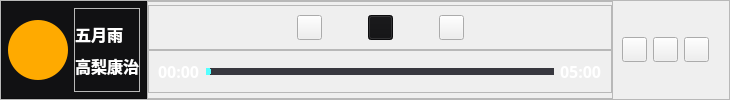
         <widget class="QFrame" name="frame_9">
          <property name="styleSheet">
           <string notr="true">#frame_9{
	border-bottom-right-radius: 22;
}
QPushButton:hover{
	margin: 1px;
}</string>
          </property>
          <property name="frameShape">
           <enum>QFrame::StyledPanel</enum>
          </property>
          <property name="frameShadow">
           <enum>QFrame::Raised</enum>
          </property>
          <layout class="QHBoxLayout" name="horizontalLayout_7">
           <property name="spacing">
            <number>0</number>
           </property>
           <property name="leftMargin">
            <number>0</number>
           </property>
           <property name="topMargin">
            <number>0</number>
           </property>
           <property name="bottomMargin">
            <number>0</number>
           </property>
           <item alignment="Qt::AlignLeft">
            <widget class="QFrame" name="frame_10">
             <property name="styleSheet">
              <string notr="true">#frame_10{
	
	background-color: rgb(17, 17, 19);
}</string>
             </property>
             <property name="frameShape">
              <enum>QFrame::StyledPanel</enum>
             </property>
             <property name="frameShadow">
              <enum>QFrame::Raised</enum>
             </property>
             <layout class="QHBoxLayout" name="horizontalLayout_8">
              <property name="leftMargin">
               <number>6</number>
              </property>
              <property name="topMargin">
               <number>6</number>
              </property>
              <property name="rightMargin">
               <number>6</number>
              </property>
              <property name="bottomMargin">
               <number>6</number>
              </property>
              <item>
               <widget class="QPushButton" name="pushButton_5">
                <property name="minimumSize">
                 <size>
                  <width>60</width>
                  <height>60</height>
                 </size>
                </property>
                <property name="maximumSize">
                 <size>
                  <width>60</width>
                  <height>60</height>
                 </size>
                </property>
                <property name="styleSheet">
                 <string notr="true">#pushButton_5{
	border-radius: 30px;
	
	background-color: rgb(255, 170, 0);
	
	
	border-image: url(:/icon/image/鸣人.jpg);
}
QPushButton:hover{
	margin: 0px;
}</string>
                </property>
                <property name="text">
                 <string/>
                </property>
               </widget>
              </item>
              <item alignment="Qt::AlignLeft">
               <widget class="QFrame" name="frame_13">
                <property name="frameShape">
                 <enum>QFrame::StyledPanel</enum>
                </property>
                <property name="frameShadow">
                 <enum>QFrame::Raised</enum>
                </property>
                <layout class="QVBoxLayout" name="verticalLayout_3">
                 <property name="spacing">
                  <number>0</number>
                 </property>
                 <property name="leftMargin">
                  <number>0</number>
                 </property>
                 <property name="topMargin">
                  <number>9</number>
                 </property>
                 <property name="rightMargin">
                  <number>0</number>
                 </property>
                 <property name="bottomMargin">
                  <number>9</number>
                 </property>
                 <item alignment="Qt::AlignLeft">
                  <widget class="QLabel" name="label">
                   <property name="font">
                    <font>
                     <family>华文楷体</family>
                     <pointsize>12</pointsize>
                     <weight>75</weight>
                     <bold>true</bold>
                    </font>
                   </property>
                   <property name="styleSheet">
                    <string notr="true">color: rgb(255, 255, 255);</string>
                   </property>
                   <property name="text">
                    <string>五月雨</string>
                   </property>
                  </widget>
                 </item>
                 <item>
                  <widget class="QLabel" name="label_2">
                   <property name="font">
                    <font>
                     <family>华文楷体</family>
                     <pointsize>12</pointsize>
                     <weight>75</weight>
                     <bold>true</bold>
                    </font>
                   </property>
                   <property name="styleSheet">
                    <string notr="true">color: rgb(255, 255, 255);</string>
                   </property>
                   <property name="text">
                    <string>高梨康治</string>
                   </property>
                  </widget>
                 </item>
                </layout>
               </widget>
              </item>
             </layout>
            </widget>
           </item>
           <item>
            <widget class="QFrame" name="frame_11">
             <property name="styleSheet">
              <string notr="true"/>
             </property>
             <property name="frameShape">
              <enum>QFrame::StyledPanel</enum>
             </property>
             <property name="frameShadow">
              <enum>QFrame::Raised</enum>
             </property>
             <layout class="QVBoxLayout" name="verticalLayout_4">
              <property name="spacing">
               <number>0</number>
              </property>
              <property name="leftMargin">
               <number>0</number>
              </property>
              <property name="topMargin">
               <number>0</number>
              </property>
              <property name="rightMargin">
               <number>0</number>
              </property>
              <property name="bottomMargin">
               <number>0</number>
              </property>
              <item alignment="Qt::AlignBottom">
               <widget class="QFrame" name="frame_15">
                <property name="frameShape">
                 <enum>QFrame::StyledPanel</enum>
                </property>
                <property name="frameShadow">
                 <enum>QFrame::Raised</enum>
                </property>
                <layout class="QHBoxLayout" name="horizontalLayout_9" stretch="1,2,0,2,0,2,1">
                 <item>
                  <spacer name="horizontalSpacer">
                   <property name="orientation">
                    <enum>Qt::Horizontal</enum>
                   </property>
                   <property name="sizeHint" stdset="0">
                    <size>
                     <width>40</width>
                     <height>20</height>
                    </size>
                   </property>
                  </spacer>
                 </item>
                 <item>
                  <widget class="QPushButton" name="pushButton_8">
                   <property name="minimumSize">
                    <size>
                     <width>25</width>
                     <height>25</height>
                    </size>
                   </property>
                   <property name="maximumSize">
                    <size>
                     <width>25</width>
                     <height>25</height>
                    </size>
                   </property>
                   <property name="styleSheet">
                    <string notr="true">border-image: url(:/icon/image/上一曲_go-start.png);</string>
                   </property>
                   <property name="text">
                    <string/>
                   </property>
                  </widget>
                 </item>
                 <item>
                  <spacer name="horizontalSpacer_3">
                   <property name="orientation">
                    <enum>Qt::Horizontal</enum>
                   </property>
                   <property name="sizeHint" stdset="0">
                    <size>
                     <width>40</width>
                     <height>20</height>
                    </size>
                   </property>
                  </spacer>
                 </item>
                 <item alignment="Qt::AlignBottom">
                  <widget class="QPushButton" name="pushButton_6">
                   <property name="minimumSize">
                    <size>
                     <width>25</width>
                     <height>25</height>
                    </size>
                   </property>
                   <property name="maximumSize">
                    <size>
                     <width>25</width>
                     <height>25</height>
                    </size>
                   </property>
                   <property name="styleSheet">
                    <string notr="true">background-color: rgb(17, 17, 19);</string>
                   </property>
                   <property name="text">
                    <string/>
                   </property>
                   <property name="icon">
                    <iconset resource="icon.qrc">
                     <normaloff>:/icon/image/播放_play.png</normaloff>:/icon/image/播放_play.png</iconset>
                   </property>
                   <property name="iconSize">
                    <size>
                     <width>25</width>
                     <height>25</height>
                    </size>
                   </property>
                  </widget>
                 </item>
                 <item>
                  <spacer name="horizontalSpacer_4">
                   <property name="orientation">
                    <enum>Qt::Horizontal</enum>
                   </property>
                   <property name="sizeHint" stdset="0">
                    <size>
                     <width>40</width>
                     <height>20</height>
                    </size>
                   </property>
                  </spacer>
                 </item>
                 <item>
                  <widget class="QPushButton" name="pushButton_7">
                   <property name="minimumSize">
                    <size>
                     <width>25</width>
                     <height>25</height>
                    </size>
                   </property>
                   <property name="maximumSize">
                    <size>
                     <width>25</width>
                     <height>25</height>
                    </size>
                   </property>
                   <property name="styleSheet">
                    <string notr="true">border-image: url(:/icon/image/下一曲_go-end.png);</string>
                   </property>
                   <property name="text">
                    <string/>
                   </property>
                  </widget>
                 </item>
                 <item>
                  <spacer name="horizontalSpacer_2">
                   <property name="orientation">
                    <enum>Qt::Horizontal</enum>
                   </property>
                   <property name="sizeHint" stdset="0">
                    <size>
                     <width>40</width>
                     <height>20</height>
                    </size>
                   </property>
                  </spacer>
                 </item>
                </layout>
               </widget>
              </item>
              <item alignment="Qt::AlignTop">
               <widget class="QFrame" name="frame_14">
                <property name="frameShape">
                 <enum>QFrame::StyledPanel</enum>
                </property>
                <property name="frameShadow">
                 <enum>QFrame::Raised</enum>
                </property>
                <layout class="QHBoxLayout" name="horizontalLayout_10">
                 <item>
                  <widget class="QLabel" name="label_3">
                   <property name="minimumSize">
                    <size>
                     <width>41</width>
                     <height>22</height>
                    </size>
                   </property>
                   <property name="font">
                    <font>
                     <family>华文楷体</family>
                     <pointsize>12</pointsize>
                     <weight>75</weight>
                     <bold>true</bold>
                    </font>
                   </property>
                   <property name="styleSheet">
                    <string notr="true">color: rgb(255, 255, 255);</string>
                   </property>
                   <property name="text">
                    <string>00:00</string>
                   </property>
                  </widget>
                 </item>
                 <item>
                  <widget class="QSlider" name="horizontalSlider">
                   <property name="minimumSize">
                    <size>
                     <width>348</width>
                     <height>22</height>
                    </size>
                   </property>
                   <property name="styleSheet">
                    <string notr="true">QSlider::groove:horizontal {
	border: 1px solid rgb(129, 129, 129);
	height: 5px;
	background: rgb(56, 56, 63);

}
QSlider::handle:horizontal {
	background: rgb(85, 255, 255);
	width: 4px;
}
QSlider::add-page:horizontal {
	background: rgb(56, 56, 63);
}
QSlider::sub-page:horizontal {
	background: rgb(85, 255, 255);
}
</string>
                   </property>
                   <property name="orientation">
                    <enum>Qt::Horizontal</enum>
                   </property>
                  </widget>
                 </item>
                 <item>
                  <widget class="QLabel" name="label_4">
                   <property name="minimumSize">
                    <size>
                     <width>41</width>
                     <height>22</height>
                    </size>
                   </property>
                   <property name="font">
                    <font>
                     <family>华文楷体</family>
                     <pointsize>12</pointsize>
                     <weight>75</weight>
                     <bold>true</bold>
                    </font>
                   </property>
                   <property name="styleSheet">
                    <string notr="true">color: rgb(255, 255, 255);</string>
                   </property>
                   <property name="text">
                    <string>05:00</string>
                   </property>
                  </widget>
                 </item>
                </layout>
               </widget>
              </item>
             </layout>
            </widget>
           </item>
           <item>
            <widget class="QFrame" name="frame_12">
             <property name="styleSheet">
              <string notr="true">#frame_12{
	border-bottom-right-radius: 22;
}</string>
             </property>
             <property name="frameShape">
              <enum>QFrame::StyledPanel</enum>
             </property>
             <property name="frameShadow">
              <enum>QFrame::Raised</enum>
             </property>
             <layout class="QHBoxLayout" name="horizontalLayout_11">
              <item>
               <widget class="QPushButton" name="pushButton_9">
                <property name="minimumSize">
                 <size>
                  <width>25</width>
                  <height>25</height>
                 </size>
                </property>
                <property name="maximumSize">
                 <size>
                  <width>25</width>
                  <height>25</height>
                 </size>
                </property>
                <property name="styleSheet">
                 <string notr="true">border-image: url(:/icon/image/声音-小_volume-small.png);</string>
                </property>
                <property name="text">
                 <string/>
                </property>
               </widget>
              </item>
              <item>
               <widget class="QPushButton" name="pushButton_10">
                <property name="minimumSize">
                 <size>
                  <width>25</width>
                  <height>25</height>
                 </size>
                </property>
                <property name="maximumSize">
                 <size>
                  <width>25</width>
                  <height>25</height>
                 </size>
                </property>
                <property name="styleSheet">
                 <string notr="true">border-image: url(:/icon/image/收藏好友_personal-collection.png);</string>
                </property>
                <property name="text">
                 <string/>
                </property>
               </widget>
              </item>
              <item>
               <widget class="QPushButton" name="pushButton_11">
                <property name="minimumSize">
                 <size>
                  <width>25</width>
                  <height>25</height>
                 </size>
                </property>
                <property name="maximumSize">
                 <size>
                  <width>25</width>
                  <height>25</height>
                 </size>
                </property>
                <property name="styleSheet">
                 <string notr="true">border-image: url(:/icon/image/音乐菜单_music-list.png);</string>
                </property>
                <property name="text">
                 <string/>
                </property>
               </widget>
              </item>
             </layout>
            </widget>
           </item>
          </layout>
         </widget>
